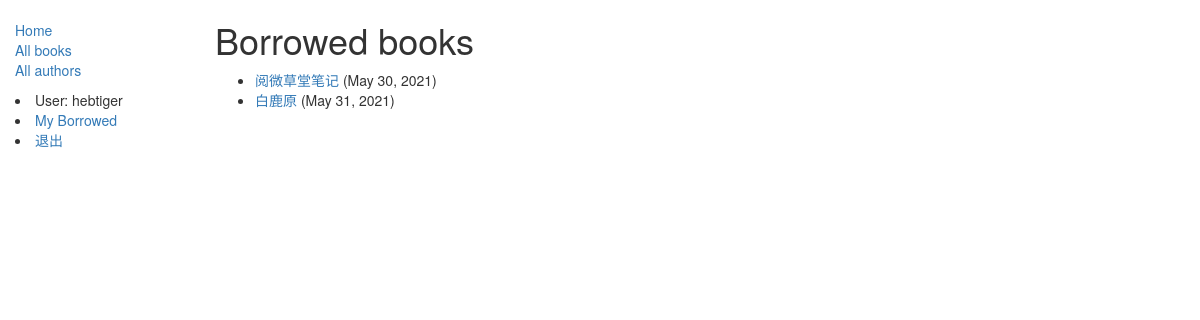
The app's page /catalog/mybooks/ (signed in) with its own data.
### catalog/models.py (models this page shows, shortened)
class BookInstance(models.Model):
    id = models.UUIDField(primary_key=True, default=uuid.uuid4, help_text="id必须唯一")
    book = models.ForeignKey("Book", on_delete=models.SET_NULL, null=True)
    imprint = models.CharField(max_length=200)
    due_back = models.DateField(null=True, blank=True)
    borrower = models.ForeignKey(User, on_delete=models.SET_NULL, null=True, blank=True)
    LOAN_STATUS = (
        ('m', "维护"),
        ('o',"借出"),
        ('a','可用'),
        ('r','保留')
    )
    status = models.CharField(max_length=1, choices=LOAN_STATUS, blank=True, default='m', help_text='帮助文档')
    class Meta:
        ordering = ["due_back"]
        permissions = (("can_mark_returned", "Set book as returned"),)
    def display_book(self):
        return self.book.title
    display_book.short_description = '书名'
    @property
    def is_overdue(self):
        if self.due_back and date.today() > self.due_back:
            return True
        return False

class Book(models.Model):
    title = models.CharField('书名', max_length=200)
    author = models.ForeignKey("Author", on_delete=models.SET_NULL, null=True)
    summary = models.TextField(max_length=1000, help_text="输入书的简介")
    isbn = models.CharField("ISBN",max_length=13,help_text='13 Character <a href="https://www.isbn-international.org/content/what-isbn">ISBN number</a>')
    genre = models.ManyToManyField(Genre, help_text='选择一个流派')
    def display_genre(self):
        """
        Creates a string for the Genre. This is required to display genre in Admin.
        """
        return ', '.join([ genre.name for genre in self.genre.all()[:3] ])
    display_genre.short_description = '流派'

### catalog/views.py (the view)
# urls.py: path('mybooks/', views.LoanedBooksByUserListView.as_view(), name='my-borrowed'),
class LoanedBooksByUserListView(LoginRequiredMixin, generic.ListView):
    model = BookInstance
    template_name = 'catalog/bookinstance_list_borrowed_user.html'
    paginate_by = 10
    def get_queryset(self):
        return BookInstance.objects.filter(borrower=self.request.user).filter(status__exact='o').order_by('due_back')

### catalog/templates/catalog/bookinstance_list_borrowed_user.html
{% extends "base_generic.html" %}
{% block content %}
    <h1>Borrowed books</h1>
    {% if bookinstance_list %}
    <ul>
      {% for bookinst in bookinstance_list %}
      <li class="{% if bookinst.is_overdue %}text-danger{% endif %}">
        <a href="{% url 'book-detail' bookinst.book.pk %}">{{bookinst.book.title}}</a> ({{ bookinst.due_back }})
      </li>
      {% endfor %}
    </ul>
    {% else %}
      <p>There are no books borrowed.</p>
    {% endif %}
{% endblock %}

### catalog/templates/base_generic.html (shortened to what this page needs)
<!DOCTYPE html>
<html lang="en">
<head>
  <link rel="stylesheet" href="https://maxcdn.bootstrapcdn.com/bootstrap/3.3.7/css/bootstrap.min.css">
  {% load static %}
  <link rel="stylesheet" href="{% static 'css/styles.css' %}">
</head>
<body>
  <div class="container-fluid">
    <div class="row">
      <div class="col-sm-2">
      {% block sidebar %}
      <ul class="sidebar-nav">
          <li><a href="{% url 'index' %}">Home</a></li>
          <li><a href="{% url 'books' %}">All books</a></li>
          <li><a href="{% url 'authors' %}">All authors</a></li>
      </ul>
       {% if user.is_authenticated %}
     <li>User: {{ user.get_username }}</li>
     <li><a href="{% url 'my-borrowed' %}">My Borrowed</a></li>
     <li><a href="{% url 'logout'%}?next={{request.path}}">退出</a></li>
   {% else %}
     <li><a href="{% url 'login'%}?next={{request.path}}">登录</a></li>
   {% endif %}
     {% endblock %}
      </div>
      <div class="col-sm-10 ">
      {% block content %}{% endblock %}
      </div>
    </div>
  </div>
</body>
</html>

### catalog/static/css/styles.css (style rules this page uses)
.sidebar-nav { margin-top: 20px; padding: 0; list-style: none; }

### records on screen
BookInstance: book "阅微草堂笔记", due_back "May 30, 2021"
BookInstance: book "白鹿原", due_back "May 31, 2021"

### other values on screen
{{ user.get_username }} "hebtiger"
